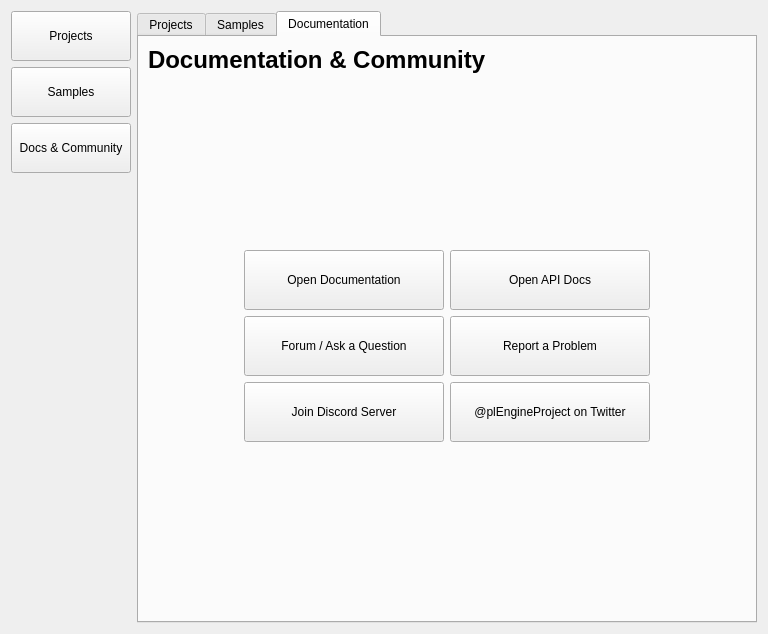
<?xml version="1.0" encoding="UTF-8"?>
<ui version="4.0">
 <class>plQtDashboardDlg</class>
 <widget class="QDialog" name="plQtDashboardDlg">
  <property name="geometry">
   <rect>
    <x>0</x>
    <y>0</y>
    <width>768</width>
    <height>634</height>
   </rect>
  </property>
  <property name="windowTitle">
   <string>Dashboard</string>
  </property>
  <property name="windowIcon">
   <iconset resource="../../../Tools/Libs/GuiFoundation/QtResources/resources.qrc">
    <normaloff>:/GuiFoundation/PL-logo.svg</normaloff>:/GuiFoundation/PL-logo.svg</iconset>
  </property>
  <layout class="QHBoxLayout" name="horizontalLayout_2">
   <item>
    <layout class="QVBoxLayout" name="verticalLayout_5">
     <item>
      <widget class="QPushButton" name="ProjectsTab">
       <property name="minimumSize">
        <size>
         <width>120</width>
         <height>50</height>
        </size>
       </property>
       <property name="text">
        <string>Projects</string>
       </property>
       <property name="checkable">
        <bool>true</bool>
       </property>
       <property name="autoDefault">
        <bool>false</bool>
       </property>
       <property name="flat">
        <bool>false</bool>
       </property>
      </widget>
     </item>
     <item>
      <widget class="QPushButton" name="SamplesTab">
       <property name="minimumSize">
        <size>
         <width>120</width>
         <height>50</height>
        </size>
       </property>
       <property name="text">
        <string>Samples</string>
       </property>
       <property name="checkable">
        <bool>true</bool>
       </property>
       <property name="autoDefault">
        <bool>false</bool>
       </property>
       <property name="flat">
        <bool>false</bool>
       </property>
      </widget>
     </item>
     <item>
      <widget class="QPushButton" name="DocumentationTab">
       <property name="minimumSize">
        <size>
         <width>120</width>
         <height>50</height>
        </size>
       </property>
       <property name="text">
        <string>Docs &amp;&amp; Community</string>
       </property>
       <property name="checkable">
        <bool>true</bool>
       </property>
       <property name="autoDefault">
        <bool>false</bool>
       </property>
       <property name="flat">
        <bool>false</bool>
       </property>
      </widget>
     </item>
     <item>
      <spacer name="verticalSpacer_3">
       <property name="orientation">
        <enum>Qt::Vertical</enum>
       </property>
       <property name="sizeHint" stdset="0">
        <size>
         <width>20</width>
         <height>40</height>
        </size>
       </property>
      </spacer>
     </item>
    </layout>
   </item>
   <item>
    <widget class="QTabWidget" name="TabArea">
     <property name="currentIndex">
      <number>2</number>
     </property>
     <property name="documentMode">
      <bool>false</bool>
     </property>
     <widget class="QWidget" name="tab">
      <attribute name="title">
       <string>Projects</string>
      </attribute>
      <layout class="QVBoxLayout" name="verticalLayout">
       <item>
        <layout class="QHBoxLayout" name="horizontalLayout">
         <item>
          <widget class="QLabel" name="label">
           <property name="text">
            <string>&lt;html&gt;&lt;head/&gt;&lt;body&gt;&lt;p&gt;&lt;span style=&quot; font-size:18pt; font-weight:600;&quot;&gt;Projects&lt;/span&gt;&lt;/p&gt;&lt;/body&gt;&lt;/html&gt;</string>
           </property>
          </widget>
         </item>
         <item>
          <spacer name="horizontalSpacer">
           <property name="orientation">
            <enum>Qt::Horizontal</enum>
           </property>
           <property name="sizeHint" stdset="0">
            <size>
             <width>40</width>
             <height>20</height>
            </size>
           </property>
          </spacer>
         </item>
         <item>
          <widget class="QPushButton" name="BrowseProject">
           <property name="text">
            <string>Browse...</string>
           </property>
           <property name="icon">
            <iconset resource="../../../Tools/Libs/GuiFoundation/QtResources/resources.qrc">
             <normaloff>:/GuiFoundation/Icons/OpenFolder.svg</normaloff>:/GuiFoundation/Icons/OpenFolder.svg</iconset>
           </property>
           <property name="autoDefault">
            <bool>false</bool>
           </property>
           <property name="flat">
            <bool>false</bool>
           </property>
          </widget>
         </item>
         <item>
          <widget class="QPushButton" name="NewProject">
           <property name="text">
            <string>New...</string>
           </property>
           <property name="icon">
            <iconset resource="../../../Tools/Libs/GuiFoundation/QtResources/resources.qrc">
             <normaloff>:/GuiFoundation/Icons/Add.svg</normaloff>:/GuiFoundation/Icons/Add.svg</iconset>
           </property>
           <property name="autoDefault">
            <bool>false</bool>
           </property>
           <property name="flat">
            <bool>false</bool>
           </property>
          </widget>
         </item>
        </layout>
       </item>
       <item>
        <widget class="QTableWidget" name="ProjectsList">
         <property name="editTriggers">
          <set>QAbstractItemView::NoEditTriggers</set>
         </property>
         <property name="alternatingRowColors">
          <bool>true</bool>
         </property>
         <property name="selectionMode">
          <enum>QAbstractItemView::SingleSelection</enum>
         </property>
         <property name="selectionBehavior">
          <enum>QAbstractItemView::SelectRows</enum>
         </property>
         <property name="textElideMode">
          <enum>Qt::ElideNone</enum>
         </property>
         <property name="columnCount">
          <number>2</number>
         </property>
         <attribute name="horizontalHeaderVisible">
          <bool>false</bool>
         </attribute>
         <attribute name="horizontalHeaderStretchLastSection">
          <bool>true</bool>
         </attribute>
         <attribute name="verticalHeaderVisible">
          <bool>false</bool>
         </attribute>
         <column/>
         <column/>
        </widget>
       </item>
       <item>
        <layout class="QHBoxLayout" name="horizontalLayout_6">
         <item>
          <layout class="QVBoxLayout" name="verticalLayout_3">
           <item>
            <spacer name="verticalSpacer_2">
             <property name="orientation">
              <enum>Qt::Vertical</enum>
             </property>
             <property name="sizeType">
              <enum>QSizePolicy::Maximum</enum>
             </property>
             <property name="sizeHint" stdset="0">
              <size>
               <width>20</width>
               <height>40</height>
              </size>
             </property>
            </spacer>
           </item>
           <item>
            <widget class="QCheckBox" name="LoadLastProject">
             <property name="text">
              <string>Always load last Project</string>
             </property>
            </widget>
           </item>
          </layout>
         </item>
         <item>
          <spacer name="horizontalSpacer_2">
           <property name="orientation">
            <enum>Qt::Horizontal</enum>
           </property>
           <property name="sizeHint" stdset="0">
            <size>
             <width>40</width>
             <height>20</height>
            </size>
           </property>
          </spacer>
         </item>
         <item>
          <widget class="QPushButton" name="OpenProject">
           <property name="sizePolicy">
            <sizepolicy hsizetype="Minimum" vsizetype="Fixed">
             <horstretch>0</horstretch>
             <verstretch>0</verstretch>
            </sizepolicy>
           </property>
           <property name="minimumSize">
            <size>
             <width>120</width>
             <height>50</height>
            </size>
           </property>
           <property name="text">
            <string>Open Project</string>
           </property>
           <property name="icon">
            <iconset resource="../../../Tools/Libs/GuiFoundation/QtResources/resources.qrc">
             <normaloff>:/GuiFoundation/Icons/Project.svg</normaloff>:/GuiFoundation/Icons/Project.svg</iconset>
           </property>
           <property name="default">
            <bool>true</bool>
           </property>
           <property name="flat">
            <bool>false</bool>
           </property>
          </widget>
         </item>
        </layout>
       </item>
      </layout>
     </widget>
     <widget class="QWidget" name="tab_2">
      <attribute name="title">
       <string>Samples</string>
      </attribute>
      <layout class="QVBoxLayout" name="verticalLayout_2">
       <item>
        <widget class="QLabel" name="label_2">
         <property name="text">
          <string>&lt;html&gt;&lt;head/&gt;&lt;body&gt;&lt;p&gt;&lt;span style=&quot; font-size:18pt; font-weight:600;&quot;&gt;Samples&lt;/span&gt;&lt;/p&gt;&lt;/body&gt;&lt;/html&gt;</string>
         </property>
        </widget>
       </item>
       <item>
        <widget class="QListWidget" name="SamplesList">
         <property name="movement">
          <enum>QListView::Static</enum>
         </property>
         <property name="viewMode">
          <enum>QListView::IconMode</enum>
         </property>
        </widget>
       </item>
       <item>
        <layout class="QHBoxLayout" name="horizontalLayout_3">
         <item>
          <spacer name="horizontalSpacer_3">
           <property name="orientation">
            <enum>Qt::Horizontal</enum>
           </property>
           <property name="sizeHint" stdset="0">
            <size>
             <width>40</width>
             <height>20</height>
            </size>
           </property>
          </spacer>
         </item>
         <item>
          <widget class="QPushButton" name="OpenSample">
           <property name="sizePolicy">
            <sizepolicy hsizetype="Minimum" vsizetype="Fixed">
             <horstretch>0</horstretch>
             <verstretch>0</verstretch>
            </sizepolicy>
           </property>
           <property name="minimumSize">
            <size>
             <width>120</width>
             <height>50</height>
            </size>
           </property>
           <property name="text">
            <string>Open Sample</string>
           </property>
           <property name="icon">
            <iconset resource="../../../Tools/Libs/GuiFoundation/QtResources/resources.qrc">
             <normaloff>:/GuiFoundation/Icons/Project.svg</normaloff>:/GuiFoundation/Icons/Project.svg</iconset>
           </property>
           <property name="default">
            <bool>true</bool>
           </property>
           <property name="flat">
            <bool>false</bool>
           </property>
          </widget>
         </item>
        </layout>
       </item>
      </layout>
     </widget>
     <widget class="QWidget" name="tab_3">
      <attribute name="title">
       <string>Documentation</string>
      </attribute>
      <layout class="QVBoxLayout" name="verticalLayout_4">
       <item>
        <widget class="QLabel" name="label_3">
         <property name="text">
          <string>&lt;html&gt;&lt;head/&gt;&lt;body&gt;&lt;p&gt;&lt;span style=&quot; font-size:18pt; font-weight:600;&quot;&gt;Documentation &amp; Community&lt;/span&gt;&lt;/p&gt;&lt;/body&gt;&lt;/html&gt;</string>
         </property>
        </widget>
       </item>
       <item>
        <spacer name="verticalSpacer_4">
         <property name="orientation">
          <enum>Qt::Vertical</enum>
         </property>
         <property name="sizeHint" stdset="0">
          <size>
           <width>20</width>
           <height>162</height>
          </size>
         </property>
        </spacer>
       </item>
       <item>
        <layout class="QHBoxLayout" name="horizontalLayout_4">
         <item>
          <spacer name="horizontalSpacer_4">
           <property name="orientation">
            <enum>Qt::Horizontal</enum>
           </property>
           <property name="sizeHint" stdset="0">
            <size>
             <width>40</width>
             <height>20</height>
            </size>
           </property>
          </spacer>
         </item>
         <item>
          <layout class="QGridLayout" name="gridLayout">
           <item row="2" column="1">
            <widget class="QPushButton" name="OpenTwitter">
             <property name="minimumSize">
              <size>
               <width>200</width>
               <height>60</height>
              </size>
             </property>
             <property name="text">
              <string>@plEngineProject on Twitter</string>
             </property>
             <property name="icon">
              <iconset resource="../QtResources/resources.qrc">
               <normaloff>:/EditorFramework/Icons/Twitter.svg</normaloff>:/EditorFramework/Icons/Twitter.svg</iconset>
             </property>
            </widget>
           </item>
           <item row="0" column="0">
            <widget class="QPushButton" name="OpenDocs">
             <property name="minimumSize">
              <size>
               <width>200</width>
               <height>60</height>
              </size>
             </property>
             <property name="text">
              <string>Open Documentation</string>
             </property>
             <property name="icon">
              <iconset resource="../../../Tools/Libs/GuiFoundation/QtResources/resources.qrc">
               <normaloff>:/GuiFoundation/PL-logo.svg</normaloff>:/GuiFoundation/PL-logo.svg</iconset>
             </property>
            </widget>
           </item>
           <item row="2" column="0">
            <widget class="QPushButton" name="OpenDiscord">
             <property name="minimumSize">
              <size>
               <width>200</width>
               <height>60</height>
              </size>
             </property>
             <property name="text">
              <string>Join Discord Server</string>
             </property>
             <property name="icon">
              <iconset resource="../QtResources/resources.qrc">
               <normaloff>:/EditorFramework/Icons/Discord.svg</normaloff>:/EditorFramework/Icons/Discord.svg</iconset>
             </property>
            </widget>
           </item>
           <item row="1" column="1">
            <widget class="QPushButton" name="ReportProblem">
             <property name="minimumSize">
              <size>
               <width>200</width>
               <height>60</height>
              </size>
             </property>
             <property name="text">
              <string>Report a Problem</string>
             </property>
             <property name="icon">
              <iconset resource="../QtResources/resources.qrc">
               <normaloff>:/EditorFramework/Icons/GitHub.svg</normaloff>:/EditorFramework/Icons/GitHub.svg</iconset>
             </property>
            </widget>
           </item>
           <item row="1" column="0">
            <widget class="QPushButton" name="GitHubDiscussions">
             <property name="minimumSize">
              <size>
               <width>200</width>
               <height>60</height>
              </size>
             </property>
             <property name="text">
              <string>Forum / Ask a Question</string>
             </property>
             <property name="icon">
              <iconset resource="../QtResources/resources.qrc">
               <normaloff>:/EditorFramework/Icons/GitHub.svg</normaloff>:/EditorFramework/Icons/GitHub.svg</iconset>
             </property>
            </widget>
           </item>
           <item row="0" column="1">
            <widget class="QPushButton" name="OpenApiDocs">
             <property name="minimumSize">
              <size>
               <width>200</width>
               <height>60</height>
              </size>
             </property>
             <property name="text">
              <string>Open API Docs</string>
             </property>
             <property name="icon">
              <iconset resource="../../../Tools/Libs/GuiFoundation/QtResources/resources.qrc">
               <normaloff>:/GuiFoundation/PL-logo.svg</normaloff>:/GuiFoundation/PL-logo.svg</iconset>
             </property>
            </widget>
           </item>
          </layout>
         </item>
         <item>
          <spacer name="horizontalSpacer_5">
           <property name="orientation">
            <enum>Qt::Horizontal</enum>
           </property>
           <property name="sizeHint" stdset="0">
            <size>
             <width>40</width>
             <height>20</height>
            </size>
           </property>
          </spacer>
         </item>
        </layout>
       </item>
       <item>
        <spacer name="verticalSpacer">
         <property name="orientation">
          <enum>Qt::Vertical</enum>
         </property>
         <property name="sizeHint" stdset="0">
          <size>
           <width>20</width>
           <height>161</height>
          </size>
         </property>
        </spacer>
       </item>
      </layout>
     </widget>
    </widget>
   </item>
  </layout>
 </widget>
 <tabstops>
  <tabstop>ProjectsTab</tabstop>
  <tabstop>SamplesTab</tabstop>
  <tabstop>DocumentationTab</tabstop>
  <tabstop>ProjectsList</tabstop>
  <tabstop>OpenProject</tabstop>
  <tabstop>BrowseProject</tabstop>
  <tabstop>NewProject</tabstop>
  <tabstop>LoadLastProject</tabstop>
  <tabstop>TabArea</tabstop>
  <tabstop>SamplesList</tabstop>
 </tabstops>
 <resources>
  <include location="../../../Tools/Libs/GuiFoundation/QtResources/resources.qrc"/>
  <include location="../QtResources/resources.qrc"/>
 </resources>
 <connections/>
</ui>
